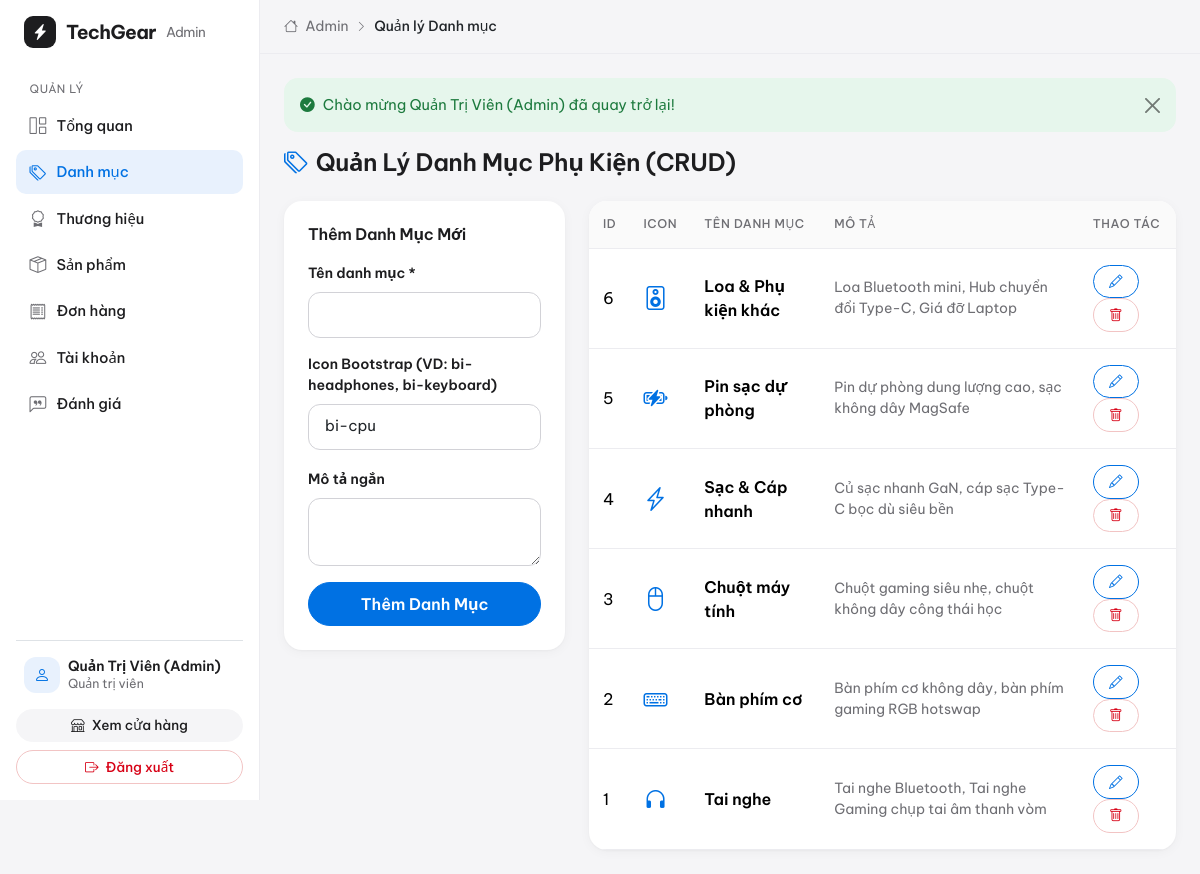
Screenshot of /admin/categories.php (signed in) with the database file from the repository.
### tables this page shows
CREATE TABLE `categories` (
  `id` INT AUTO_INCREMENT PRIMARY KEY,
  `name` VARCHAR(100) NOT NULL,
  `slug` VARCHAR(120) NOT NULL,
  `icon` VARCHAR(50) DEFAULT 'bi-Cpu',
  `description` VARCHAR(255) DEFAULT NULL,
  `status` TINYINT(1) DEFAULT 1
);

### admin/categories.php (the view, shortened to what this page needs)
<?php
require_once __DIR__ . '/../config/db.php';
$categories = $pdo->query("SELECT * FROM categories ORDER BY id DESC")->fetchAll();
$edit_cat = null;
require_once __DIR__ . '/includes/header.php';
?>
<h4 class="fw-bold mb-4"><i class="bi bi-tags text-primary me-2"></i>Quản Lý Danh Mục Phụ Kiện (CRUD)</h4>
<div class="row g-4">
    <div class="col-md-4">
        <div class="card border-0 shadow-sm rounded-4 p-4">
            <h6 class="fw-bold mb-3"><?= $edit_cat ? 'Sửa Danh Mục #' . $edit_cat['id'] : 'Thêm Danh Mục Mới' ?></h6>
            <form method="POST">
                <div class="mb-3">
                    <label class="form-label small fw-semibold">Tên danh mục *</label>
                    <input type="text" name="name" class="form-control" required value="<?= htmlspecialchars($edit_cat['name'] ?? '') ?>">
                </div>
                <div class="mb-3">
                    <label class="form-label small fw-semibold">Icon Bootstrap (VD: bi-headphones, bi-keyboard)</label>
                    <input type="text" name="icon" class="form-control" value="<?= htmlspecialchars($edit_cat['icon'] ?? 'bi-cpu') ?>">
                </div>
                <div class="mb-3">
                    <label class="form-label small fw-semibold">Mô tả ngắn</label>
                    <textarea name="description" rows="2" class="form-control"><?= htmlspecialchars($edit_cat['description'] ?? '') ?></textarea>
                </div>
                <?php if ($edit_cat): ?>
                    <button type="submit" name="update_category" class="btn btn-warning fw-semibold w-100 mb-2">Lưu Cập Nhật</button>
                    <a href="categories.php" class="btn btn-light border w-100">Hủy</a>
                <?php else: ?>
                    <button type="submit" name="add_category" class="btn btn-primary fw-semibold w-100">Thêm Danh Mục</button>
                <?php endif; ?>
            </form>
        </div>
    </div>
    <div class="col-md-8">
        <div class="card border-0 shadow-sm rounded-4 overflow-hidden">
            <table class="table align-middle mb-0">
                <thead class="table-light">
                    <tr>
                        <th>ID</th>
                        <th>Icon</th>
                        <th>Tên danh mục</th>
                        <th>Mô tả</th>
                        <th>Thao tác</th>
                    </tr>
                </thead>
                <tbody>
                    <?php foreach ($categories as $c): ?>
                        <tr>
                            <td><?= $c['id'] ?></td>
                            <td class="fs-4 text-primary"><i class="bi <?= htmlspecialchars($c['icon']) ?>"></i></td>
                            <td class="fw-bold"><?= htmlspecialchars($c['name']) ?></td>
                            <td class="small text-muted"><?= htmlspecialchars($c['description']) ?></td>
                            <td>
                                <a href="categories.php?edit_cat=<?= $c['id'] ?>" class="btn btn-sm btn-outline-primary"><i class="bi bi-pencil"></i></a>
                                <a href="categories.php?delete_cat=<?= $c['id'] ?>" class="btn btn-sm btn-outline-danger" onclick="return confirm('Xóa danh mục này?')"><i class="bi bi-trash"></i></a>
                            </td>
                        </tr>
                    <?php endforeach; ?>
                </tbody>
            </table>
        </div>
    </div>
</div>
<?php require_once __DIR__ . '/includes/footer.php'; ?>

### assets/css/style.css (style rules this page uses)
:root { --tg-bg: #f5f5f7; --tg-surface: #ffffff; --tg-text: #1d1d1f; --tg-muted: #6e6e73; --tg-accent: #0071e3; --tg-accent-hover: #0077ed; --tg-orange: #bf4800; --tg-border: #d2d2d7; --tg-border-soft: #ececf0; --tg-radius: 18px; --tg-shadow: 0 2px 12px rgba(0, 0, 0, 0.04), 0 1px 2px rgba(0, 0, 0, 0.03); --tg-shadow-hover: 0 18px 40px rgba(0, 0, 0, 0.10); }
body { background: var(--tg-bg); color: var(--tg-text); font-family: 'Be Vietnam Pro', 'Segoe UI', system-ui, -apple-system, sans-serif; -webkit-font-smoothing: antialiased; letter-spacing: 0; }
h1, h2, h3, h4, h5, h6 { color: var(--tg-text); font-weight: 700; letter-spacing: -0.01em; }
.fw-bold { font-weight: 600 !important; }
.text-muted, .text-secondary { color: var(--tg-muted) !important; }
.text-primary { color: var(--tg-accent) !important; }
a { color: var(--tg-accent); }
.btn { border-radius: 999px; font-weight: 500; padding: 0.55rem 1.3rem; transition: all 0.2s ease; }
.btn-sm { padding: 0.35rem 0.95rem; font-size: 0.85rem; }
.btn-primary { background: var(--tg-accent); border-color: var(--tg-accent); }
.btn-outline-primary { color: var(--tg-accent); border-color: var(--tg-accent); }
.btn-outline-danger { border-color: #f2c4c4; color: #d70015; }
.card { border: none !important; border-radius: var(--tg-radius) !important; box-shadow: var(--tg-shadow) !important; background: var(--tg-surface); }
.rounded-4 { border-radius: var(--tg-radius) !important; }
.shadow-sm { box-shadow: var(--tg-shadow) !important; }
.form-label { font-weight: 500; font-size: 0.88rem; color: var(--tg-text); }
.form-control, .form-select { border-radius: 12px; border: 1px solid var(--tg-border); padding: 0.65rem 1rem; font-size: 0.95rem; }
.table { --bs-table-bg: transparent; margin-bottom: 0; }
.table thead th, .table-light th { background: #fafafa !important; color: var(--tg-muted); font-weight: 500; font-size: 0.75rem; text-transform: uppercase; letter-spacing: 0.05em; border-bottom: 1px solid var(--tg-border-soft) !important; padding: 0.9rem 0.85rem; }
.table td { border-color: var(--tg-border-soft); padding: 1rem 0.85rem; }
:root { --ease-apple: cubic-bezier(0.28, 0.11, 0.32, 1); --tg-link-dark: #2997ff; }
html { scroll-behavior: smooth; }

### rows the page displays
categories: id "6", name "Loa & Phụ kiện khác", description "Loa Bluetooth mini, Hub chuyển đổi Type-C, Giá đỡ Laptop"
categories: id "5", name "Pin sạc dự phòng", description "Pin dự phòng dung lượng cao, sạc không dây MagSafe"
categories: id "4", name "Sạc & Cáp nhanh", description "Củ sạc nhanh GaN, cáp sạc Type-C bọc dù siêu bền"
categories: id "3", name "Chuột máy tính", description "Chuột gaming siêu nhẹ, chuột không dây công thái học"
categories: id "2", name "Bàn phím cơ", description "Bàn phím cơ không dây, bàn phím gaming RGB hotswap"
categories: id "1", name "Tai nghe", description "Tai nghe Bluetooth, Tai nghe Gaming chụp tai âm thanh vòm"

### other values shown
$item[2] "Tổng quan"
$item[2] "Danh mục"
$item[2] "Thương hiệu"
$item[2] "Sản phẩm"
$item[2] "Đơn hàng"
$item[2] "Tài khoản"
$item[2] "Đánh giá"
$_SESSION['user']['fullname'] "Quản Trị Viên (Admin)"
$page_title "Quản lý Danh mục"
$_SESSION['flash_success'] "Chào mừng Quản Trị Viên (Admin) đã quay trở lại!"
